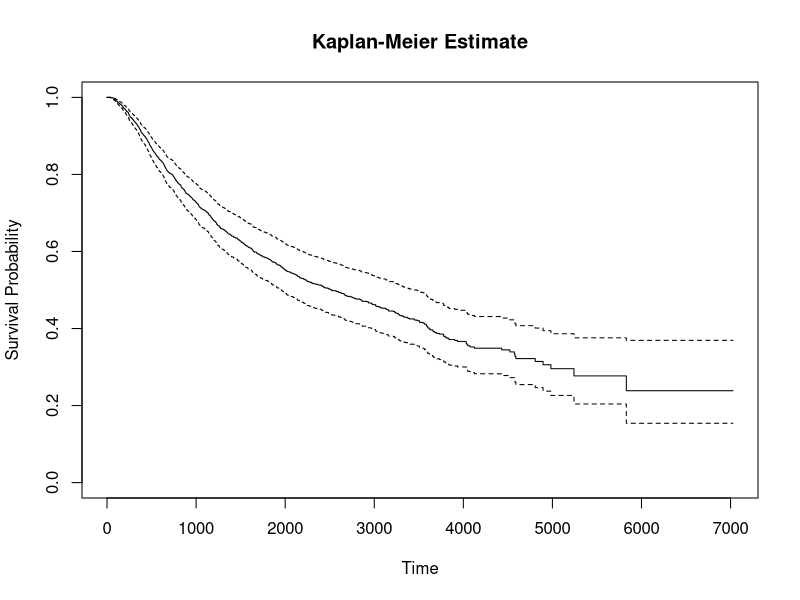

Generate this figure with R:
## ---- chunk 1
library(survival)
library(dplyr)
## ---- chunk 2
head(rotterdam)
Rotterdam=data.frame(rotterdam)
summary(Rotterdam)
str(Rotterdam)
description_table <- data.frame(
  Characteristic = c("age24-45", "age46-65", "meno=1", 
                     "size<=20", "size20-50", "grade=2", 
                     "nodes<4", "pgr<200", "er<200", "chemo=1"),
  Overall = c(
    sum(Rotterdam$age >= 24 & Rotterdam$age <= 45),
    sum(Rotterdam$age > 45 & Rotterdam$age <= 65),
    sum(Rotterdam$meno == 1),
    sum(Rotterdam$size=="<=20"),
    sum(Rotterdam$size =="20-50"),
    sum(Rotterdam$grade == 2),
    sum(Rotterdam$nodes < 4),
    sum(Rotterdam$pgr < 200),
    sum(Rotterdam$er < 200),
    sum(Rotterdam$chemo == 1)
  ),
  Treat0 = c(
    sum(Rotterdam$age >= 24 & Rotterdam$age <= 45 & Rotterdam$hormon == 0),
    sum(Rotterdam$age > 45 & Rotterdam$age <= 65 & Rotterdam$hormon == 0),
    sum(Rotterdam$meno == 1 & Rotterdam$hormon == 0),
    sum(Rotterdam$size=="<=20" & Rotterdam$hormon == 0),
    sum(Rotterdam$size =="20-50" & Rotterdam$hormon == 0),
    sum(Rotterdam$grade == 2 & Rotterdam$hormon == 0),
    sum(Rotterdam$nodes < 4 & Rotterdam$hormon == 0),
    sum(Rotterdam$pgr < 200 & Rotterdam$hormon == 0),
    sum(Rotterdam$er < 200 & Rotterdam$hormon == 0),
    sum(Rotterdam$chemo == 1 & Rotterdam$hormon == 0)
  ),
  Treat1 = c(
    sum(Rotterdam$age >= 24 & Rotterdam$age <= 45 & Rotterdam$hormon == 1),
    sum(Rotterdam$age > 45 & Rotterdam$age <= 65 & Rotterdam$hormon == 1),
    sum(Rotterdam$meno == 1 & Rotterdam$hormon == 1),
    sum(Rotterdam$size=="<=20" & Rotterdam$hormon == 1),
    sum(Rotterdam$size =="20-50"& Rotterdam$hormon == 1),
    sum(Rotterdam$grade == 2 & Rotterdam$hormon == 1),
    sum(Rotterdam$nodes < 4 & Rotterdam$hormon == 1),
    sum(Rotterdam$pgr < 200 & Rotterdam$hormon == 1),
    sum(Rotterdam$er < 200 & Rotterdam$hormon == 1),
    sum(Rotterdam$chemo == 1 & Rotterdam$hormon == 1)
  )
)

print(description_table)
## ---- chunk 3
char_table <- data.frame(
  Characteristic = c("year", "age", "meno", "grade", "nodes", "pgr", "er", "hormon", "chemo", "rtime", "recur", "dtime", "death"),
  Mean = NA,
  Median = NA,
  Min = NA,
  Max = NA,
  Sd = NA
)


for (i in 1:nrow(char_table)) {
  var_name <- char_table$Characteristic[i]
  char_table$Mean[i] <- mean(Rotterdam[[var_name]], na.rm = TRUE)
  char_table$Median[i] <- median(Rotterdam[[var_name]], na.rm = TRUE)
  char_table$Min[i] <- min(Rotterdam[[var_name]], na.rm = TRUE)
  char_table$Max[i] <- max(Rotterdam[[var_name]], na.rm = TRUE)
  char_table$Sd[i] <- sd(Rotterdam[[var_name]], na.rm = TRUE)
}

char_table
## ---- chunk 4
status  <- pmax(rotterdam$recur, rotterdam$death)
rfstime <- with(rotterdam, ifelse(recur==1, rtime, dtime))
fit1 <- coxph(Surv(rfstime, status) ~ pspline(age) + meno + size + 
        pspline(nodes) + er,
     data=rotterdam, subset = (nodes > 0))
summary(fit1)
fit1_surv <- survfit(fit1)

# 绘制Kaplan-Meier估计图
plot(fit1_surv, main = "Kaplan-Meier Estimate", xlab = "Time", ylab = "Survival Probability")
